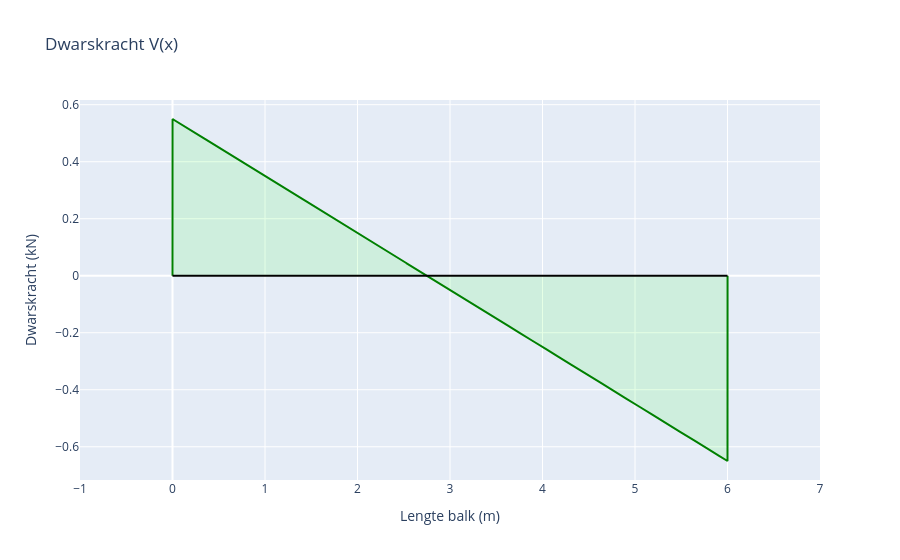

The code cell stored with this chart in its notebook:
### Markdown cell above
## Dwarskrachtgrafiek

### Code cell
layout = go.Layout(
    title="Dwarskracht V(x)",
    xaxis=dict(dtick=1, title="Lengte balk (m)", range=[-1, lengteBalk+1]),
    yaxis=dict(title="Dwarskracht (kN)"),
    showlegend=False
)

line = go.Scatter(
    x=X,
    y= sum(shearForce),
    mode='lines',
    name='Dwarskracht (kN)',
    fill = 'tonexty',
    line_color='green',
    fillcolor='rgba(0,255,0,0.1)'
)

axis = go.Scatter(
    x= [0,lengteBalk],
    y= [0,0],
    mode='lines',
    line_color='black'
)

fig= go.Figure(data=[line, axis], layout=layout)
fig.show()

### Figure 1 — Plotly figure (JSON) as saved in the notebook; plotly's stock layout.template omitted (floating-point values rounded to 4 significant figures; data arrays with more than 128 entries replaced by an {"elided": "..."} marker saying what was removed)
{"data": [{"fill": "tonexty", "fillcolor": "rgba(0,255,0,0.1)", "line": {"color": "green"}, "mode": "lines", "name": "Dwarskracht (kN)", "type": "scatter", "x": {"elided": "10002 float values"}, "y": {"elided": "10002 float values"}}, {"line": {"color": "black"}, "mode": "lines", "type": "scatter", "x": [0, 6], "y": [0, 0]}], "layout": {"autosize": true, "showlegend": false, "title": {"text": "Dwarskracht V(x)"}, "xaxis": {"dtick": 1, "range": [-1, 7], "title": {"text": "Lengte balk (m)"}, "type": "linear"}, "yaxis": {"autorange": true, "range": [-0.7167, 0.6165], "title": {"text": "Dwarskracht (kN)"}, "type": "linear"}}}
